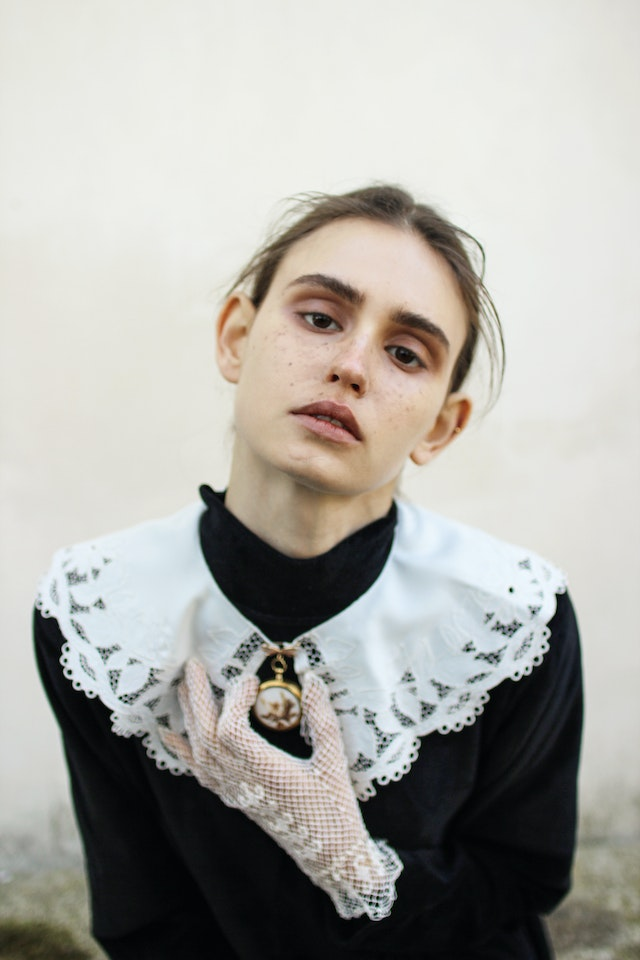
#> input picture images/face.jpg, 640 x 960 px
$ python facedetect.py
#> lines starting #> are read from the running program, lines starting #| are printed output that depends on the picture; after the words box and inside, x2 and y2 are one past the last pixel; in counts of white or black regions, pixels touching at a corner belong together
# Import OpenCV library
import cv2

# Read image from file
image = cv2.imread('images/face.jpg')
#> image is the input picture: shape (960, 640, 3); mean B, G, R 165.9, 171.2, 172.5

# Display the original image
cv2.imshow('Original Image', image)

# Load a face cascade classifier
face_cascade = cv2.CascadeClassifier(
    'models/haarcascade_frontalface_default.xml')

# Convert image to grayscale
gray = cv2.cvtColor(image, cv2.COLOR_BGR2GRAY)
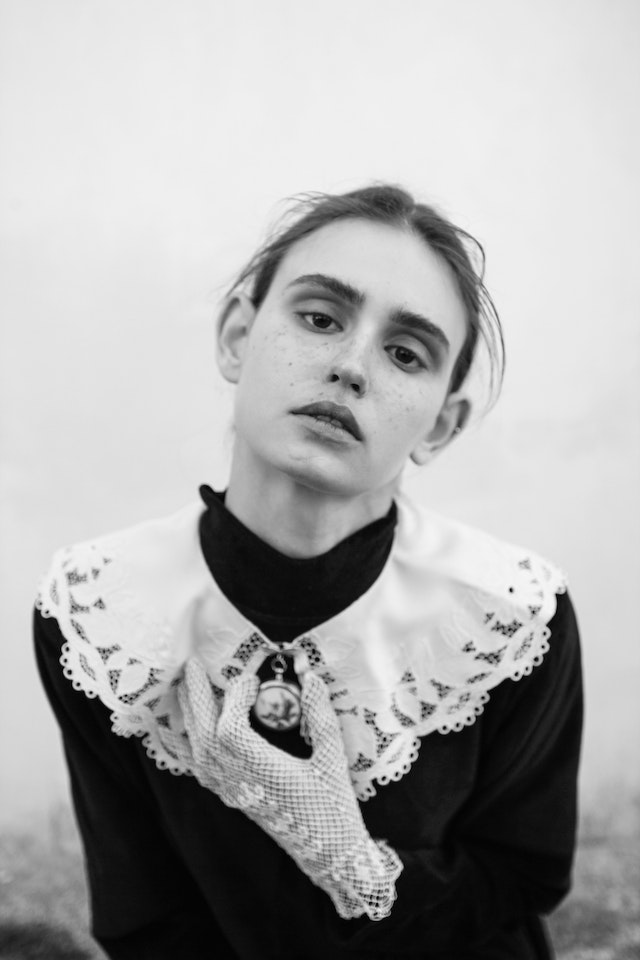
#> gray: shape (960, 640); min 0, max 248, mean 171

# Detect and store faces in the image
faces = face_cascade.detectMultiScale(gray, scaleFactor=1.1, minNeighbors=5)
#> faces = [[206, 216, 297, 297]]

# Print number of faces detected
print("bodies: " + str(len(faces)))
#| bodies: 1

# Loop through detected faces and draw green rectangles around them
for (x, y, w, h) in faces:
    cv2.rectangle(image, (x, y), (x + w, y + h), (0, 255, 0), 2)
#> this loop made 1 pass
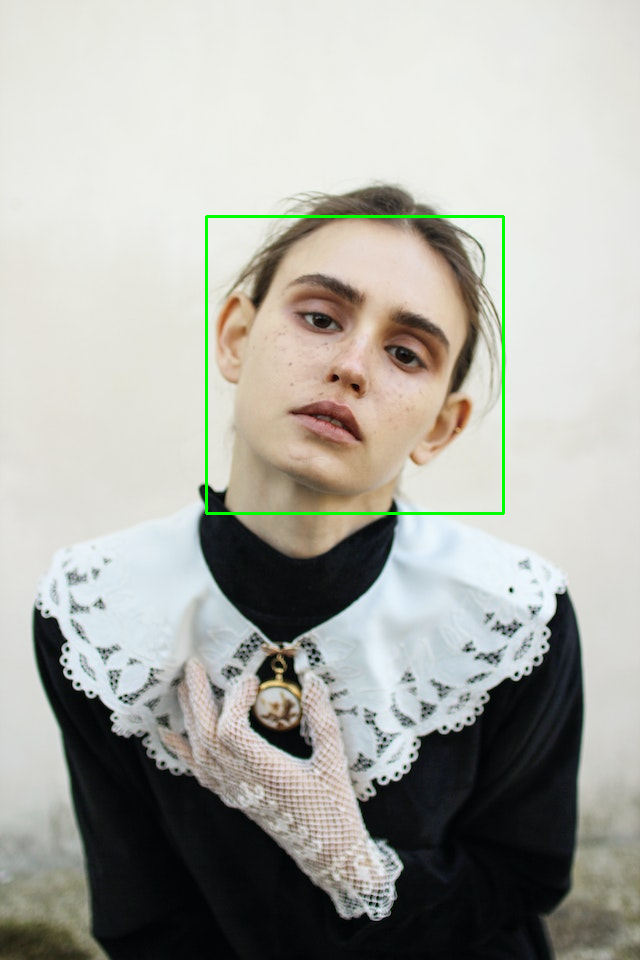
#> image: shape (960, 640, 3); 0.58% of pixels changed, all inside (x1, y1, x2, y2) = (205, 215, 505, 515)

# Display image with detected faces
cv2.imshow('Face Detected', image)

# Wait for keyboard event and close all windows
cv2.waitKey(0)
cv2.destroyAllWindows()
